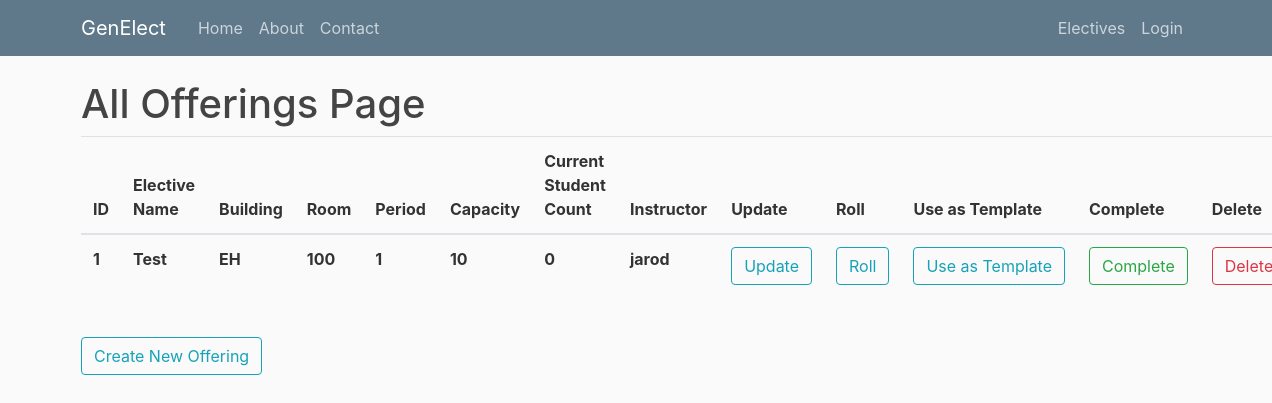
Page /allofferings on the earlier database version.
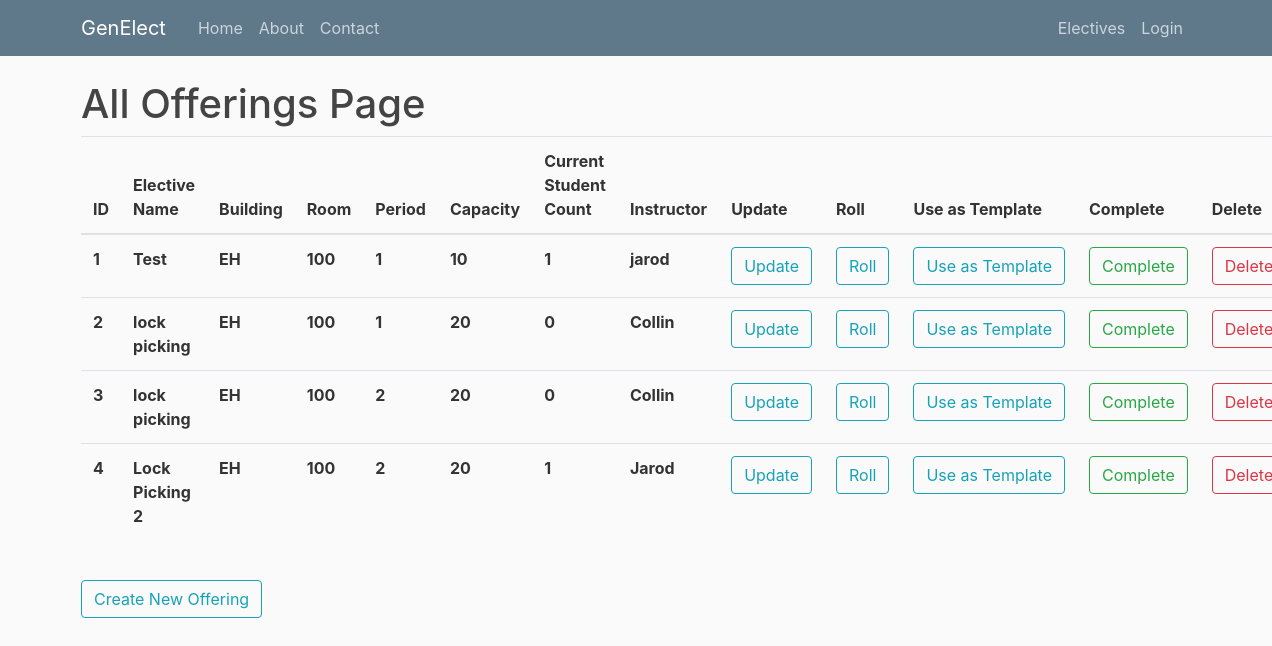
Same page on the later database version.
### genElect/models.py (models this page shows)
class Base(db.Model):
    __abstract__ = True
    id = db.Column(db.Integer, primary_key=True, autoincrement=True)
    date_created = db.Column(db.DateTime, default=db.func.current_timestamp())
    date_modified = db.Column(db.DateTime, default=db.func.current_timestamp(),
            onupdate=db.func.current_timestamp())

class Offerings(Base):
    __tablename__ = 'offerings'
    day = db.Column(db.Date)
    period_start = db.Column(db.Integer)
    period_length = db.Column(db.Integer)
    building = db.Column(db.String(100))
    room = db.Column(db.String(100))
    instructor = db.Column(db.String(100))
    current_count = db.Column(db.Integer)
    capacity = db.Column(db.Integer)
    elective_id = db.Column(db.Integer, db.ForeignKey('electives.id'), nullable=False)
    registrations = db.relationship('Registrations', backref='offering', lazy=True)

class Electives(Base):
    __tablename__ = 'electives'
    name = db.Column(db.String(100))
    description = db.Column(db.String(500))
    prerequisites = db.relationship('Prerequisites', backref='elective', lazy=True)
    offerings = db.relationship('Offerings', backref='elective', lazy=True)
    completed_users = db.relationship('Completions', backref='elective', lazy=True)
    can_retake = db.Column(db.Boolean)

### genElect/__init__.py (the view)
@app.route("/allofferings")
def allofferings():
    offerings = Offerings.query.all()
    return render_template('allofferings.html', offerings=offerings, title="Offerings")

### genElect/templates/allofferings.html
{% extends "layout.html" %}
{% block content %}
    <h1>All Offerings Page</h1>
	<table class="table">
	  <thead>
	    <tr>
	      <th scope="col">ID</th>
	      <th scope="col">Elective Name</th>
	      <th scope="col">Building</th>
	      <th scope="col">Room</th>
	      <th scope="col">Period</th>
	      <th scope="col">Capacity</th>
	      <th scope="col">Current Student Count</th>
	      <th scope="col">Instructor</th>
	      <th scope="col">Update</th>
	      <th scope="col">Roll</th>
	      <th scope="col">Use as Template</th>
	      <th scope="col">Complete</th>
	      <th scope="col">Delete</th>
	    </tr>
	  </thead>
	  <tbody>
	  	{% for offering in offerings %}
	    <tr>
	      <th scope="row">{{offering.id}}</th>
	      <th scope="row">{{offering.elective.name}}</th>
	      <th scope="row">{{offering.building}}</th>
	      <th scope="row">{{offering.room}}</th>
	      <th scope="row">{{offering.period_start}}</th>
	      <th scope="row">{{offering.capacity}}</th>
	      <th scope="row">{{offering.current_count}}</th>
	      <th scope="row">{{offering.instructor}}</th>
	      <th scope="row"><button type="button" onclick="window.location.href = '/editoffering/{{offering.id}}'" class="btn btn-outline-info">Update</button></th>
	      <th scope="row"><button type="button" onclick="window.location.href = '/roll/{{offering.id}}'" class="btn btn-outline-info">Roll</button></th>
	      <th scope="row"><button type="button" onclick="window.location.href = '/createoffering?offering_template_id={{offering.id}}'" class="btn btn-outline-info">Use as Template</button></th>
	      <th scope="row"><button type="button" onclick="window.location.href = '/complete/{{offering.id}}'" class="btn btn-outline-success">Complete</button></th>
	      <th scope="row"><button type="button" onclick="window.location.href = '/deleteoffering/{{offering.id}}'" class="btn btn-outline-danger">Delete</button></th>
	    </tr>
	    {% endfor %}
	  </tbody>
	</table>
    <br>
    <button type="button" onclick="window.location.href = '/createoffering'" class="btn btn-outline-info">Create New Offering</button>
{% endblock content %}

### genElect/templates/layout.html (shortened to what this page needs)
<!DOCTYPE html>
<html>
<head>
    <link rel="stylesheet" href="https://maxcdn.bootstrapcdn.com/bootstrap/4.0.0/css/bootstrap.min.css">
    <link rel="stylesheet" type="text/css" href="{{ url_for('static', filename='main.css') }}">
</head>
<body>
    <header class="site-header">
      <nav class="navbar navbar-expand-md navbar-dark bg-steel fixed-top">
        <div class="container">
          <a class="navbar-brand mr-4" href="/">GenElect</a>
          <div class="collapse navbar-collapse" id="navbarToggle">
            <div class="navbar-nav mr-auto">
              {% if not current_user.is_authenticated or current_user.role != "admin" %}
                <a class="nav-item nav-link" href="{{ url_for('index') }}">Home</a>
                <a class="nav-item nav-link" href="{{ url_for('about') }}">About</a>
                <a class="nav-item nav-link" href="{{ url_for('contact') }}">Contact</a>
              {% endif %}
            </div>
            <div class="navbar-nav">
              {% if current_user.is_authenticated %}
                {% if current_user.role == "admin" %}
                  <a class="nav-item nav-link" href="{{ url_for('admin') }}">Admin</a>
                  <a class="nav-item nav-link" href="{{ url_for('allusers') }}">Users</a>
                  <a class="nav-item nav-link" href="{{ url_for('allelectives') }}">Electives</a>
                  <a class="nav-item nav-link" href="{{ url_for('allnotifications') }}">Notifications</a>
                  <a class="nav-item nav-link" href="{{ url_for('allofferings') }}">Offerings</a>
                {% endif %}
                {% if current_user.role == "instructor" %}
                  <a class="nav-item nav-link" href="{{ url_for('allelectives') }}">Electives</a>
                  <a class="nav-item nav-link" href="{{ url_for('allofferings') }}">Offerings</a>
                {% endif %}
                {% if current_user.role == "student" %}
                  <a class="nav-item nav-link" href="/electives">Electives</a>
                  <a class="nav-item nav-link" href="/schedule">My Schedule</a>
                  <a class="nav-item nav-link" href="{{ url_for('account') }}">Account</a>
                {% endif %}
                <a class="nav-item nav-link" href="{{ url_for('logout') }}">Logout</a>
              {% else %}
                <a class="nav-item nav-link" href="/electives">Electives</a>
                <a class="nav-item nav-link" href="{{ url_for('login') }}">Login</a>
              {% endif %}
            </div>
          </div>
        </div>
      </nav>
    </header>
    <main role="main" class="container">
      <div class="row">
        <div class="col-md-12">
          {% block content %}{% endblock %}
        </div>
      </div>
    </main>
</body>
</html>

### genElect/static/main.css (style rules this page uses)
body { background: #fafafa; color: #333333; margin-top: 5rem; }
h1, h2, h3, h4, h5, h6 { color: #444444; }
.bg-steel { background-color: #5f788a; }
.site-header .navbar-nav .nav-link { color: #cbd5db; }

Differences in the rows shown:
changed Offerings "jarod": current_count "0" → "1"
added Offerings: id "2", elective.name "lock picking", building "EH", room "100", period_start "1", capacity "20", current_count "0", instructor "Collin"
added Offerings: id "3", elective.name "lock picking", building "EH", room "100", period_start "2", capacity "20", current_count "0", instructor "Collin"
added Offerings: id "4", elective.name "Lock Picking 2", building "EH", room "100", period_start "2", capacity "20", current_count "1", instructor "Jarod"
